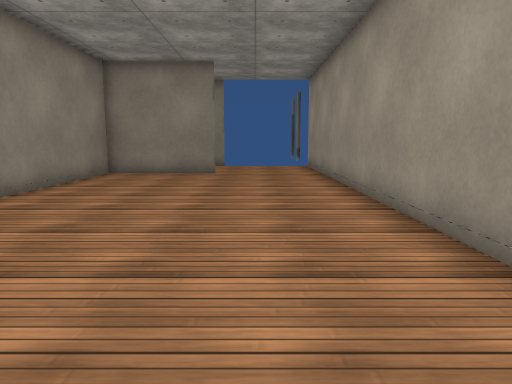
view 1 (above)

24 first-person views from a walk through a scene from a Unity 3-D project. The camera is 1.2 m above the floor, tilts 8° down and sees 70° across. The floor is counted in squares, 1 m on a side. Each view is taken from the middle of a square. On the plan, view 1 faces up. The plan holds only what a view shows up to about 15 squares ahead; the rest is blank. The place goes on beyond the plan. Door leaves are left out, so doorways stand open. Surface patterns are stand-ins for the level's own textures.

view 2
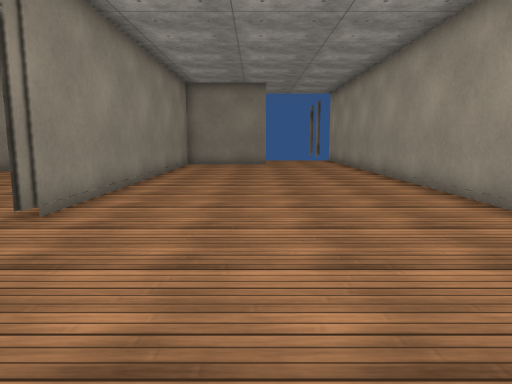

view 3
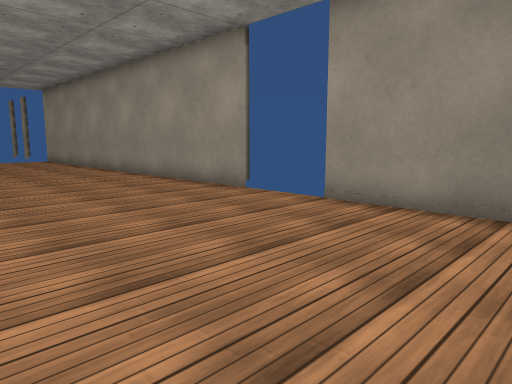

view 4
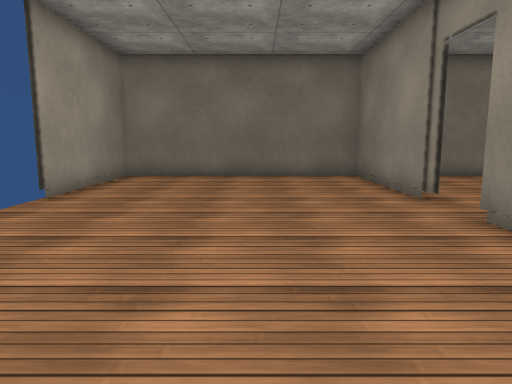

view 5
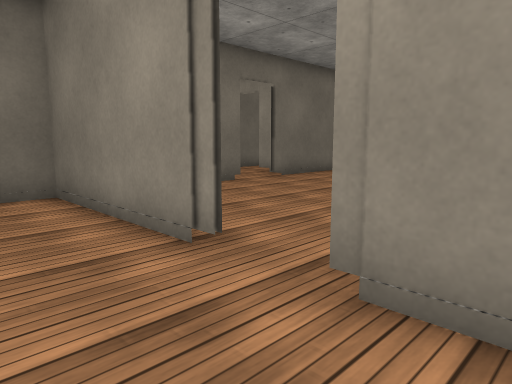

view 6
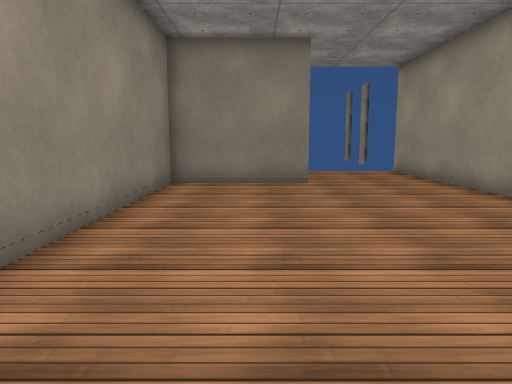

view 7
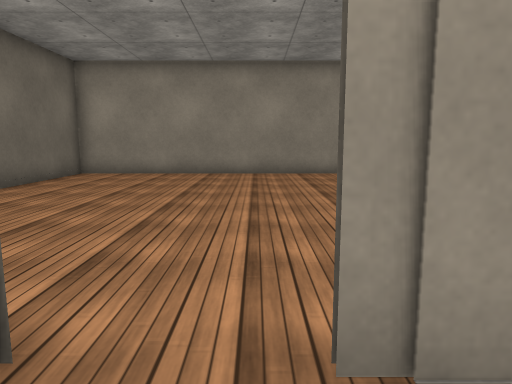

view 8
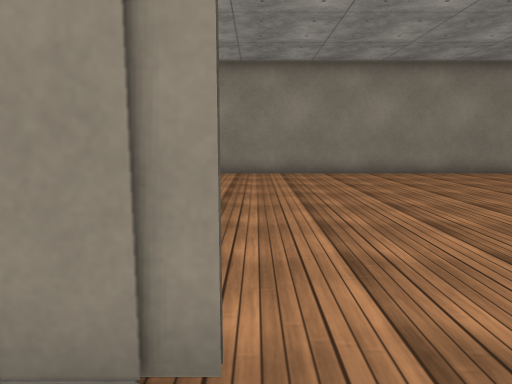

view 9
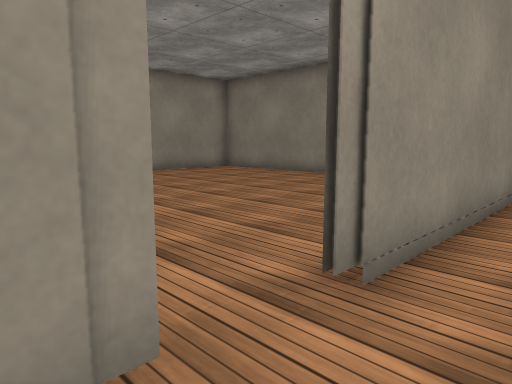

view 10
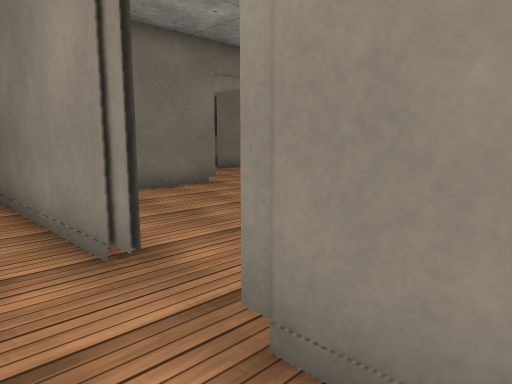

view 11
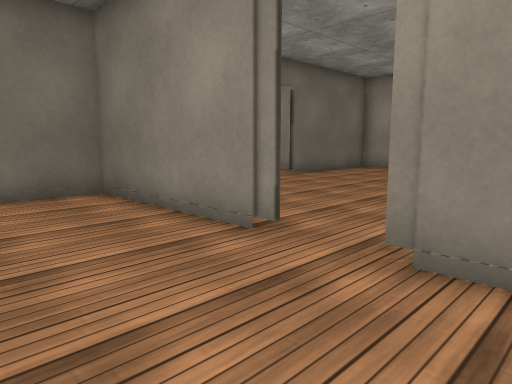

view 12
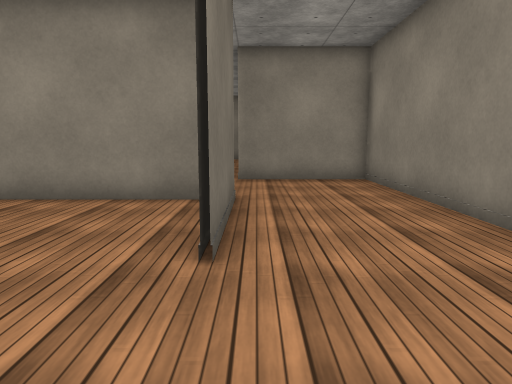

view 13
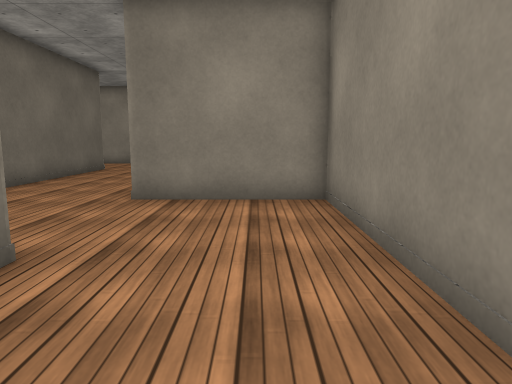

view 14
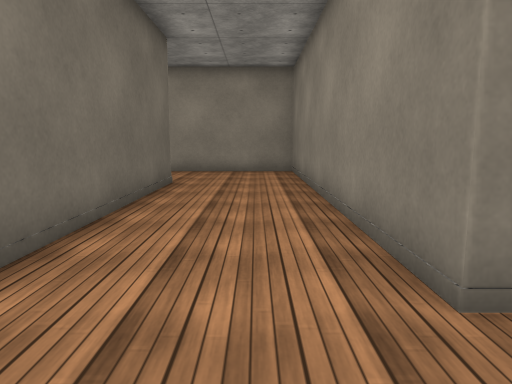

view 15
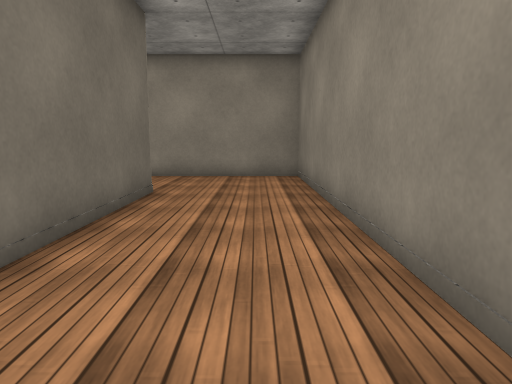

view 16
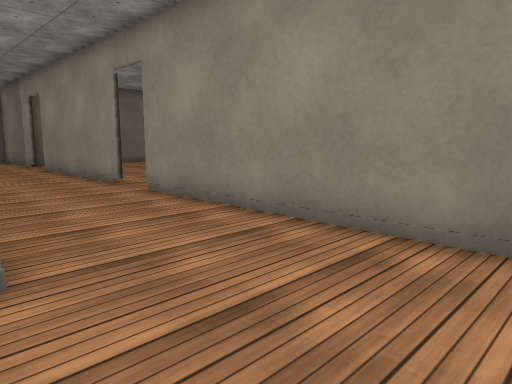

view 17
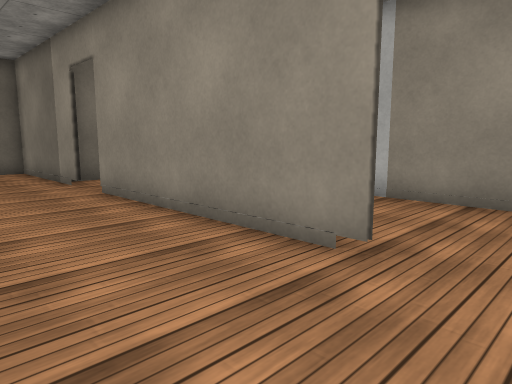

view 18
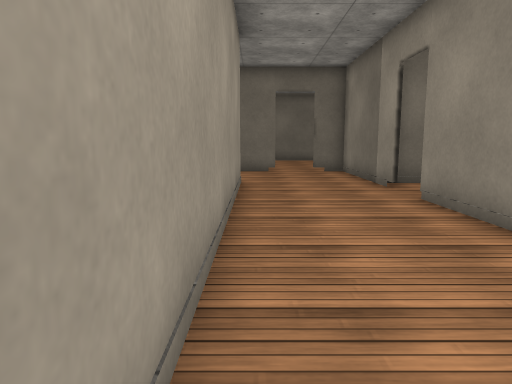

view 19
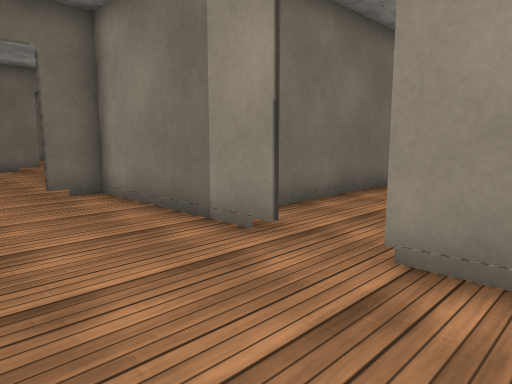

view 20
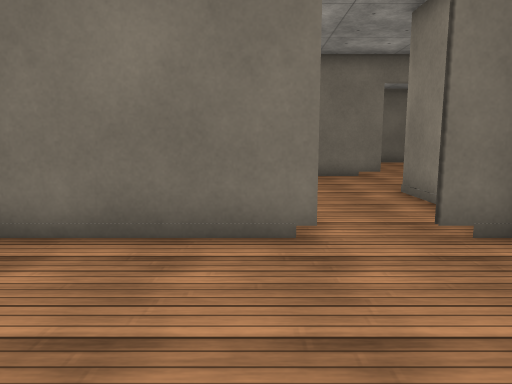

view 21
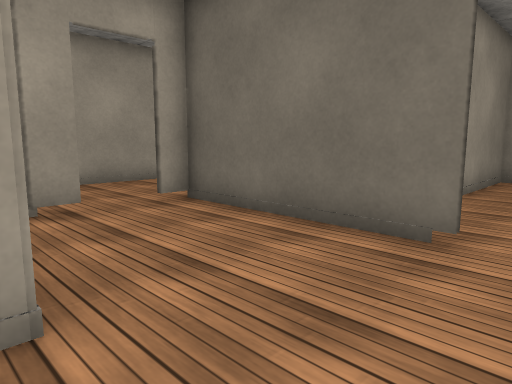

view 22
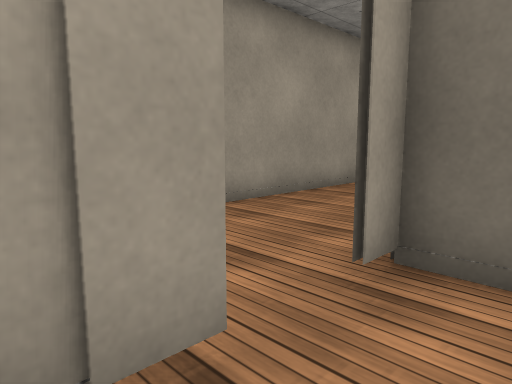

view 23
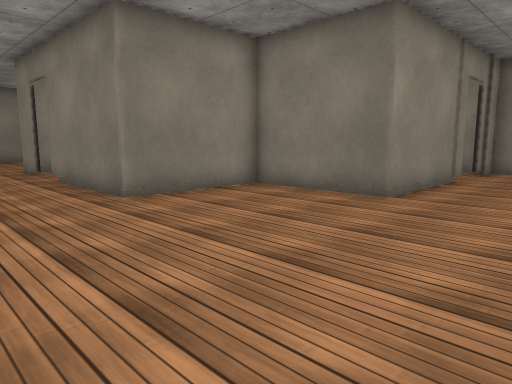

view 24
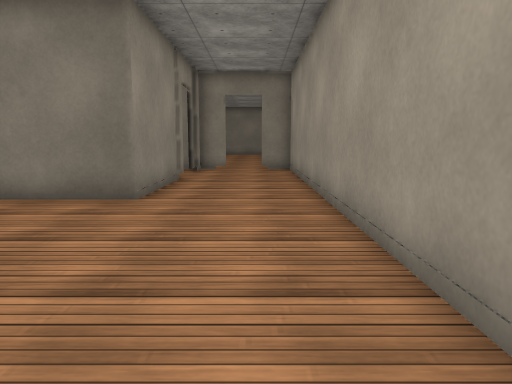

### Floor plan
Points are (right, up) in squares from view 1. A wall is a line through its corners. A room is listed if a view was taken in it or the views show most of it. See-through windows are left out.
Room 1 (views 1, 2, 3, 4, 5, 6, 7, 8, 9, 10, 11, 12, 13, 14, 15, 16, 17, 18, 19, 20, 21, 22)
walls: (-5.4, -1.1) (-5.4, -6.4) (2.5, -6.4) (2.5, -1.5); (-5.6, 13.6) (-1.5, 13.6); (-1.4, 13.5) (-5.4, 13.5) (-5.4, 0.3); (2.5, 0.9) (2.5, 17.6); (-2.9, 17.5) (-9.4, 17.5) (-9.4, 13.5) (-21.5, 13.5) (-21.5, 4.6); (-17.6, 9.6) (-10.4, 9.6); (-13.9, -6.5) (-14.4, -6.5); (-13.5, -8.2) (-13.5, -7.1); (-21.5, 3.3) (-21.5, -3.6); (-17.6, -6.6) (-17.6, 3.5); (-21.5, -5.1) (-21.5, -10.5) (-20.2, -10.5); (-18.9, -10.5) (-13.5, -10.5)
ways out: open door at (-12.4, -7.6) to room 2; open door at (-21.5, -4); open door at (-21.5, 4); open door at (-19.5, -10.5); open door at (-5.7, -0.5)
Room 2 (views 23, 24)
walls: (-9.5, -20) (-9.5, -7.1); (-23.8, -18.5) (-25.5, -18.5); (-13.4, -9.8) (-13.4, -14.5) (-17.4, -14.5) (-17.4, -18.5) (-22.3, -18.5); (-13.4, -6.5) (-13.4, -8.2)
ways out: open door at (-12.4, -7.6) to room 1; open door at (-23, -18.5)

Where each view was taken, in squares from view 1:
view 1: 0 up, 0 right, facing up
view 2: 5 down, 2 left, facing up
view 3: 6 down, 4 left, facing up-right
view 4: 6 up, 2 left, facing down
view 5: 2 up, 3 left, facing down-left
view 6: 3 up, 3 left, facing up
view 7: 0 up, 4 left, facing left
view 8: 1 down, 4 left, facing left
view 9: 2 down, 4 left, facing up-left
view 10: 2 up, 4 left, facing down-left
view 11: 2 up, 2 left, facing down-left
view 12: 14 up, 2 right, facing left
view 13: 16 up, 2 left, facing left
view 14: 12 up, 7 left, facing left
view 15: 12 up, 9 left, facing left
view 16: 13 up, 17 left, facing down-left
view 17: 5 up, 18 left, facing down-left
view 18: 4 up, 18 left, facing down
view 19: 2 down, 18 left, facing down-left
view 20: 6 down, 18 left, facing down
view 21: 6 down, 20 left, facing down-right
view 22: 7 down, 15 left, facing down-right
view 23: 22 down, 10 left, facing up-left
view 24: 22 down, 11 left, facing up
